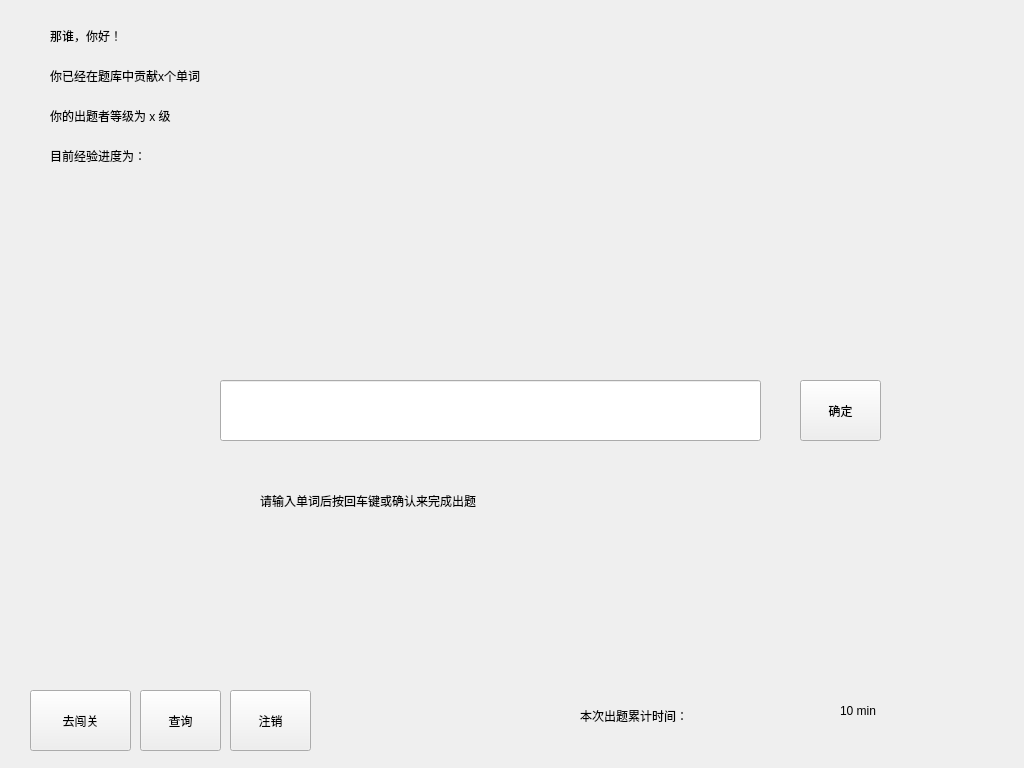
<?xml version='1.0'?>
<ui version="4.0">
 <author/>
 <comment/>
 <exportmacro/>
 <class>VocabularyBoard</class>
 <widget name="VocabularyBoard" class="QWidget">
  <property name="geometry">
   <rect>
    <x>0</x>
    <y>0</y>
    <width>1024</width>
    <height>768</height>
   </rect>
  </property>
  <property name="windowTitle">
   <string>Form</string>
  </property>
  <widget class="QLineEdit" name="input">
   <property name="geometry">
    <rect>
     <x>220</x>
     <y>380</y>
     <width>541</width>
     <height>61</height>
    </rect>
   </property>
   <property name="styleSheet">
    <string notr="true">font: 20pt &quot;黑体&quot;;</string>
   </property>
   <property name="text">
    <string/>
   </property>
  </widget>
  <widget class="QLabel" name="tips">
   <property name="geometry">
    <rect>
     <x>260</x>
     <y>460</y>
     <width>531</width>
     <height>81</height>
    </rect>
   </property>
   <property name="styleSheet">
    <string notr="true">font: 16pt &quot;黑体&quot;;</string>
   </property>
   <property name="text">
    <string>请输入单词后按回车键或确认来完成出题</string>
   </property>
  </widget>
  <widget class="QPushButton" name="B_confirm">
   <property name="geometry">
    <rect>
     <x>800</x>
     <y>380</y>
     <width>81</width>
     <height>61</height>
    </rect>
   </property>
   <property name="styleSheet">
    <string notr="true">font: 16pt &quot;黑体&quot;;</string>
   </property>
   <property name="text">
    <string>确定</string>
   </property>
  </widget>
  <widget class="QPushButton" name="B_switch">
   <property name="geometry">
    <rect>
     <x>30</x>
     <y>690</y>
     <width>101</width>
     <height>61</height>
    </rect>
   </property>
   <property name="styleSheet">
    <string notr="true">font: 16pt &quot;黑体&quot;;</string>
   </property>
   <property name="text">
    <string>去闯关</string>
   </property>
  </widget>
  <widget class="QPushButton" name="B_logout">
   <property name="geometry">
    <rect>
     <x>230</x>
     <y>690</y>
     <width>81</width>
     <height>61</height>
    </rect>
   </property>
   <property name="styleSheet">
    <string notr="true">font: 16pt &quot;黑体&quot;;</string>
   </property>
   <property name="text">
    <string>注销</string>
   </property>
  </widget>
  <widget class="QLabel" name="l_hi">
   <property name="geometry">
    <rect>
     <x>50</x>
     <y>20</y>
     <width>321</width>
     <height>31</height>
    </rect>
   </property>
   <property name="styleSheet">
    <string notr="true">font: 16pt &quot;黑体&quot;;</string>
   </property>
   <property name="text">
    <string>那谁，你好！</string>
   </property>
  </widget>
  <widget class="QLabel" name="l_count">
   <property name="geometry">
    <rect>
     <x>50</x>
     <y>60</y>
     <width>411</width>
     <height>31</height>
    </rect>
   </property>
   <property name="styleSheet">
    <string notr="true">font: 16pt &quot;黑体&quot;;</string>
   </property>
   <property name="text">
    <string>你已经在题库中贡献x个单词</string>
   </property>
  </widget>
  <widget class="QLabel" name="l_count_2">
   <property name="geometry">
    <rect>
     <x>50</x>
     <y>100</y>
     <width>331</width>
     <height>31</height>
    </rect>
   </property>
   <property name="styleSheet">
    <string notr="true">font: 16pt &quot;黑体&quot;;</string>
   </property>
   <property name="text">
    <string>你的出题者等级为 x 级</string>
   </property>
  </widget>
  <widget class="QLabel" name="l_exp">
   <property name="geometry">
    <rect>
     <x>50</x>
     <y>140</y>
     <width>411</width>
     <height>31</height>
    </rect>
   </property>
   <property name="styleSheet">
    <string notr="true">font: 16pt &quot;黑体&quot;;</string>
   </property>
   <property name="text">
    <string>目前经验进度为：</string>
   </property>
  </widget>
  <widget class="QLabel" name="tips_6">
   <property name="geometry">
    <rect>
     <x>580</x>
     <y>690</y>
     <width>231</width>
     <height>51</height>
    </rect>
   </property>
   <property name="styleSheet">
    <string notr="true">font: 16pt &quot;黑体&quot;;</string>
   </property>
   <property name="text">
    <string>本次出题累计时间：</string>
   </property>
  </widget>
  <widget class="QLabel" name="l_time">
   <property name="geometry">
    <rect>
     <x>840</x>
     <y>690</y>
     <width>111</width>
     <height>41</height>
    </rect>
   </property>
   <property name="styleSheet">
    <string notr="true">font: 16pt &quot;黑体&quot;;</string>
   </property>
   <property name="text">
    <string>10 min</string>
   </property>
  </widget>
  <widget class="QPushButton" name="B_logout_2">
   <property name="geometry">
    <rect>
     <x>140</x>
     <y>690</y>
     <width>81</width>
     <height>61</height>
    </rect>
   </property>
   <property name="styleSheet">
    <string notr="true">font: 16pt &quot;黑体&quot;;</string>
   </property>
   <property name="text">
    <string>查询</string>
   </property>
  </widget>
 </widget>
 <pixmapfunction/>
 <connections/>
</ui>
